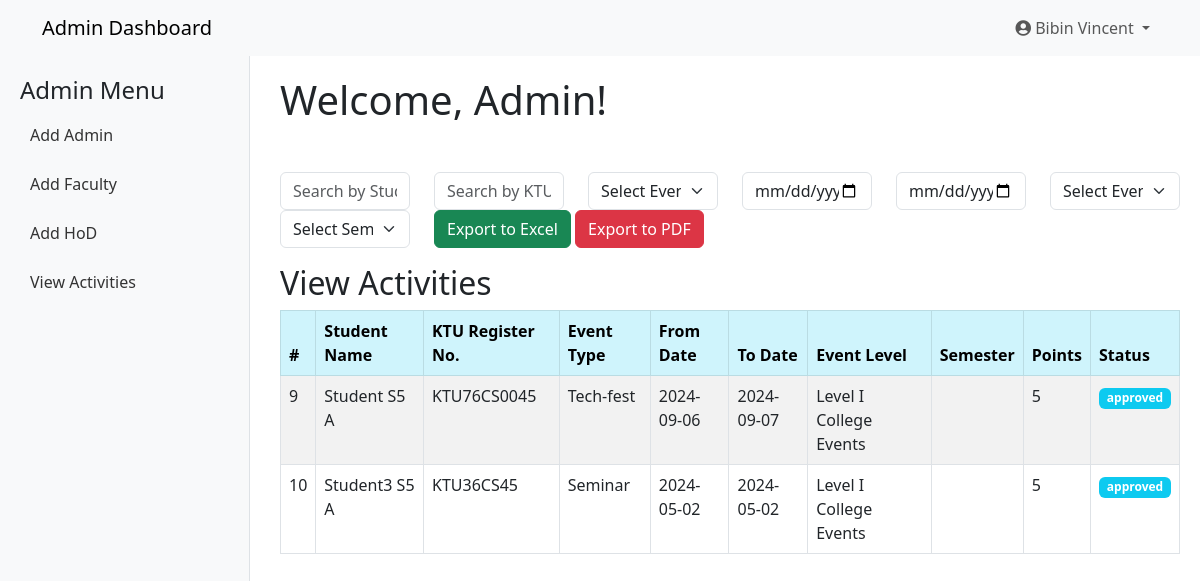
The app's page /view_activities.php (signed in) with its own data.
### tables this page shows
CREATE TABLE `events` (
  `id` int(11) NOT NULL,
  `student_id` int(11) NOT NULL,
  `event_type` varchar(255) NOT NULL,
  `event_level` varchar(100) NOT NULL,
  `from_date` date NOT NULL,
  `to_date` date NOT NULL,
  `semester` varchar(20) NOT NULL,
  `pdf_file` varchar(255) NOT NULL,
  `stat` varchar(100) NOT NULL,
  `remarks` varchar(255) NOT NULL,
  `points` int(20) NOT NULL
);

CREATE TABLE `users` (
  `id` int(11) NOT NULL,
  `name` varchar(200) NOT NULL,
  `email` varchar(200) NOT NULL,
  `password` varchar(200) DEFAULT NULL,
  `usertype` varchar(100) NOT NULL,
  `semester` varchar(20) DEFAULT NULL,
  `branch` varchar(100) DEFAULT NULL,
  `division` varchar(10) DEFAULT NULL,
  `admission_year` int(20) DEFAULT NULL,
  `ktu_register_no` varchar(50) DEFAULT NULL,
  `approval` varchar(50) DEFAULT NULL,
  `reset_token` varchar(255) NOT NULL,
  `token_expires` int(50) NOT NULL
);

### view_activities.php (the view, shortened to what this page needs)
<?php
require 'db.php';
$sql_events = "
    SELECT e.id, e.event_type, e.from_date, e.to_date, e.event_level, e.semester, e.pdf_file, e.remarks, e.stat, e.points,
           u.name AS student_name, u.ktu_register_no, u.admission_year
    FROM events e
    JOIN users u ON e.student_id = u.id
    WHERE u.approval = 'approved'
    AND u.usertype = 'student'
    AND e.stat='approved'
";
$result_events = $conn->query($sql_events);
?>
<!DOCTYPE html>
<html lang="en">
<head>
    <link href="https://cdn.jsdelivr.net/npm/bootstrap@5.3.0-alpha1/dist/css/bootstrap.min.css" rel="stylesheet">
    <link rel="stylesheet" href="https://cdnjs.cloudflare.com/ajax/libs/font-awesome/5.15.1/css/all.min.css">
</head>
<body>
<nav class="navbar navbar-expand-lg navbar-light bg-light">
    <div class="container">
        <a class="navbar-brand" href="#">Admin Dashboard</a>
        <div class="collapse navbar-collapse justify-content-end" id="navbarNav">
            <ul class="navbar-nav ml-auto">
                <li class="nav-item dropdown">
                    <a class="nav-link dropdown-toggle" href="#" id="navbarDropdown" role="button" data-bs-toggle="dropdown" aria-haspopup="true" aria-expanded="false">
                        <i class="fas fa-user-circle"></i> <?php echo htmlspecialchars($_SESSION['username']); ?>
                    </a>
                </li>
            </ul>
        </div>
    </div>
</nav>
<div class="sidebar">
    <h4>Admin Menu</h4>
    <a href="add_admin.php">Add Admin</a>
    <a href="add_faculty.php">Add Faculty</a>
    <a href="add_hod.php">Add HoD</a>
    <a href="view_activities.php">View Activities</a>
</div>
<div class="content">
    <h1>Welcome, Admin!</h1>
</div>
<div class="content">
<div id="activitiesSection" class="section">
    <div class="row mb-3">
    <div class="col-md-2">
        <input type="text" id="searchStudentName" class="form-control" placeholder="Search by Student Name">
    </div>
    <div class="col-md-2">
        <input type="text" id="searchKTU" class="form-control" placeholder="Search by KTU Register No.">
    </div>
    <div class="col-md-2">
        <select id="searchEventType" class="form-select">
            <option value="">Select Event Type</option>
        </select>
    </div>
    <div class="col-md-2">
        <input type="date" id="searchFromDate" class="form-control" placeholder="From Date">
    </div>
    <div class="col-md-2">
        <input type="date" id="searchToDate" class="form-control" placeholder="To Date">
    </div>
    <div class="col-md-2">
        <select id="searchEventLevel" class="form-select">
            <option value="">Select Event Level</option>
        </select>
    </div>
    <div class="col-md-2">
        <select id="searchSemester" class="form-select">
            <option value="">Select Semester</option>
        </select>
    </div>
    <div class="col-md-6">
        <button class="btn btn-success" id="exportToExcel">Export to Excel</button>
        <button class="btn btn-danger" id="exportToPDF">Export to PDF</button>
    </div>
    </div>
        <h2>View Activities</h2>
        <table id="activitiesTable" class="table table-striped table-bordered">
            <thead>
                <tr class="table-info">
                    <th>#</th>
                    <th>Student Name</th>
                    <th>KTU Register No.</th>
                    <th>Event Type</th>
                    <th>From Date</th>
                    <th>To Date</th>
                    <th>Event Level</th>
                    <th>Semester</th>
                    <th>Points</th>
                    <th>Status</th>
                </tr>
            </thead>
            <tbody  id="activitiesTableBody">
                <?php if ($result_events->num_rows > 0): ?>
                    <?php while ($row = $result_events->fetch_assoc()): ?>
                                    <tr data-student-name="<?php echo htmlspecialchars($row['student_name']); ?>"
                                        data-ktu-register-no="<?php echo htmlspecialchars($row['ktu_register_no']); ?>"
                                        data-event-type="<?php echo htmlspecialchars($row['event_type']); ?>"
                                        data-from-date="<?php echo htmlspecialchars($row['from_date']); ?>"
                                        data-to-date="<?php echo htmlspecialchars($row['to_date']); ?>"
                                        data-event-level="<?php echo htmlspecialchars($row['event_level']); ?>"
                                        data-semester="<?php echo htmlspecialchars($row['semester']); ?>">
                                        <td><?php echo $row['id']; ?></td>
                                        <td><?php echo htmlspecialchars($row['student_name']); ?></td>
                                        <td><?php echo htmlspecialchars($row['ktu_register_no']); ?></td>
                                        <td><?php echo htmlspecialchars($row['event_type']); ?></td>
                                        <td><?php echo htmlspecialchars($row['from_date']); ?></td>
                                        <td><?php echo htmlspecialchars($row['to_date']); ?></td>
                                        <td><?php echo htmlspecialchars($row['event_level']); ?></td>
                                        <td><?php echo htmlspecialchars($row['semester']); ?></td>
                                        <td><?php echo htmlspecialchars($row['points']); ?></td>
                                        <td>
                                            <?php if ($row['stat'] === 'Pending'): ?>
                                                <button class="btn btn-sm btn-success" onclick="openPointsModal(<?php echo $row['id']; ?>)">Approve</button>
                                                <a href="process_events.php?action=delete&event_id=<?php echo $row['id']; ?>" class="btn btn-sm btn-danger" onclick="return confirm('Are you sure you want to delete this event?');">Delete</a>
                                            <?php else: ?>
                                                <span class="badge bg-info"><?php echo htmlspecialchars($row['stat']); ?></span>
                                            <?php endif; ?>
                                        </td>
                                    </tr>
                             <?php endwhile; ?>
                         <?php else: ?>
                        <tr>
                        <td colspan="10">No events found.</td>
                    </tr>
                <?php endif; ?>
            </tbody>
        </table>
    </div>
</div>
</body>
</html>

### view_activities.php (style rules this page uses)
.sidebar { height: 100vh; position: fixed; left: 0; top: 56px; width: 250px; background-color: #f8f9fa; padding: 20px; border-right: 1px solid #dee2e6; }
.sidebar a { display: block; padding: 10px; margin: 5px 0; color: #333; text-decoration: none; border-radius: 4px; }
.content { margin-left: 260px; padding: 20px; }

### records on screen
events: id "9", users.name "Student S5 A", users.ktu_register_no "KTU76CS0045", event_type "Tech-fest", from_date "2024-09-06", to_date "2024-09-07", event_level "Level I College Events", points "5", stat "approved"
events: id "10", users.name "Student3 S5 A", users.ktu_register_no "KTU36CS45", event_type "Seminar", from_date "2024-05-02", to_date "2024-05-02", event_level "Level I College Events", points "5", stat "approved"

### other values on screen
$_SESSION['username'] "Bibin Vincent"
